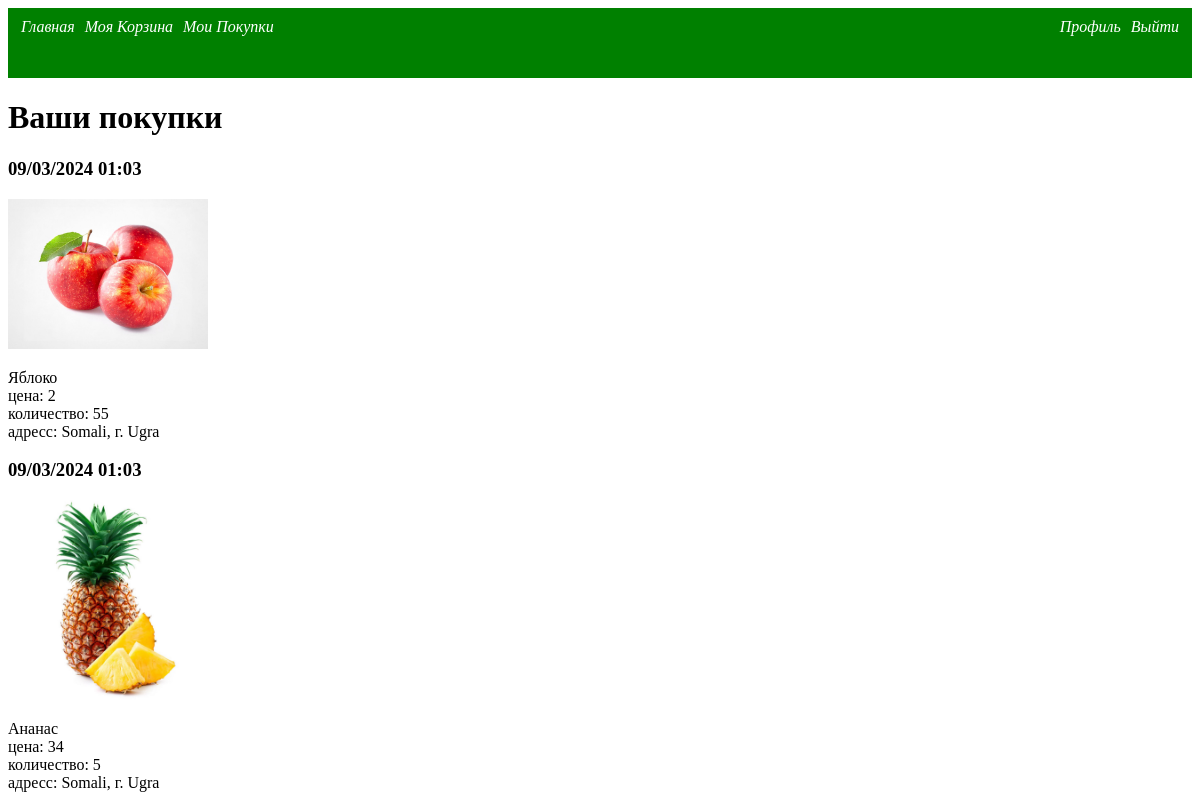
Before: /purchases/ (signed in) with the older database file.
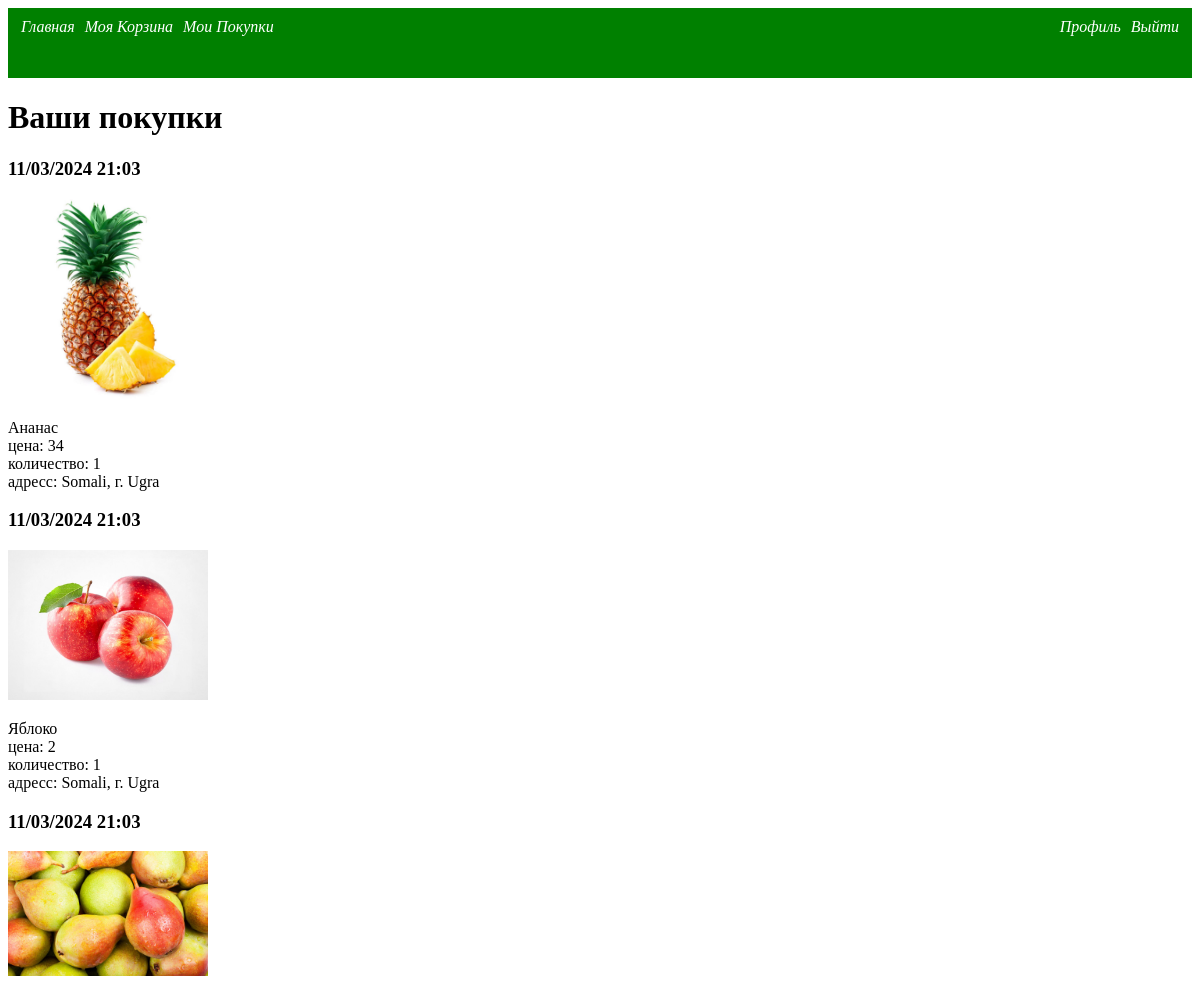
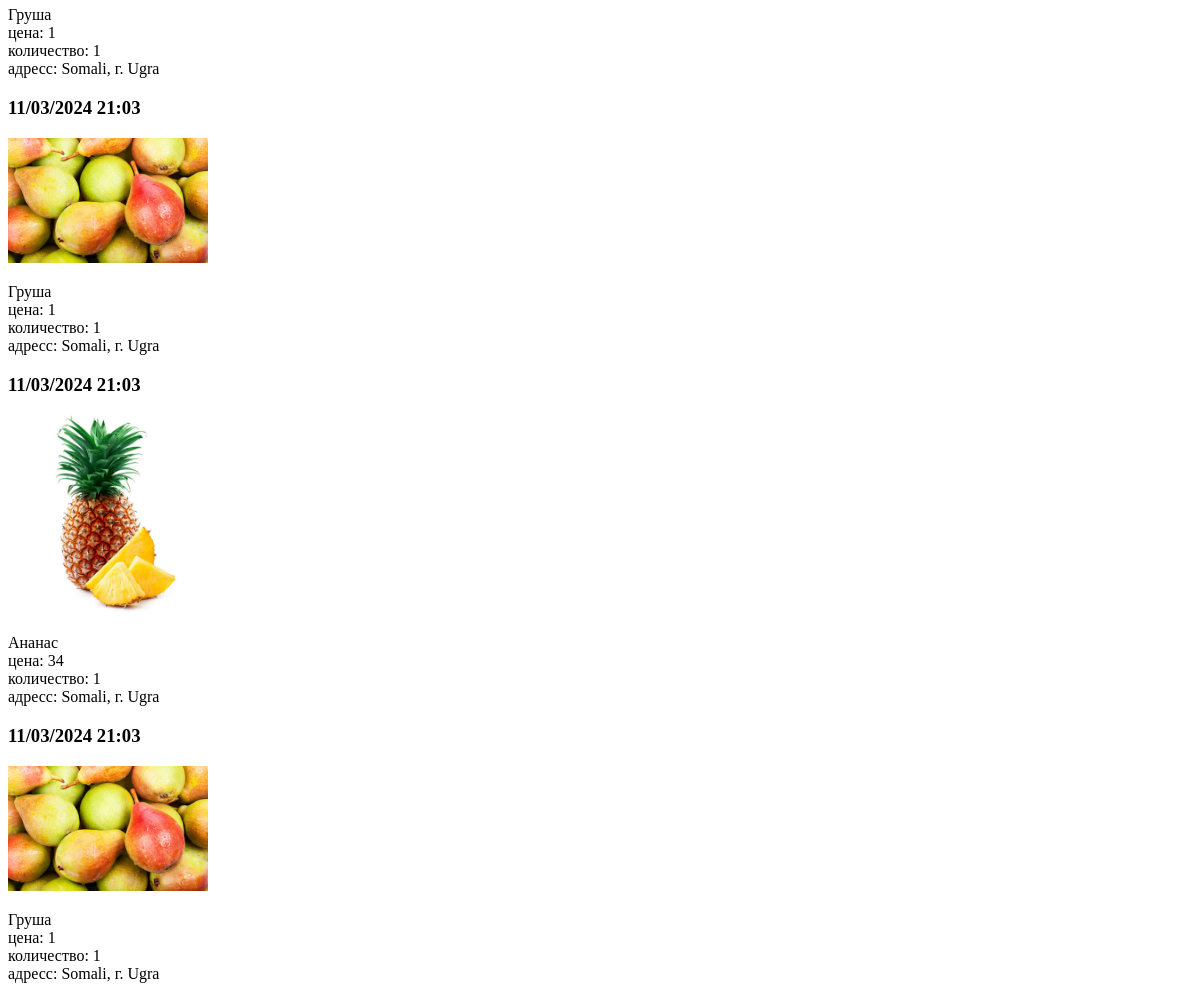
After: the same page with the newer database file (2 pictures, top to bottom).
### Store/models.py (models this page shows, shortened)
class BusketItems(models.Model):
    product = models.ForeignKey('Product', on_delete=models.CASCADE)
    amount = models.IntegerField()
    user = models.ForeignKey(settings.AUTH_USER_MODEL, on_delete=models.CASCADE)
    purchased = models.BooleanField(default=False)
    purch = models.ForeignKey('Purchase', on_delete=models.CASCADE, blank=True, null=True)
    objects = BusketItemsQuerySet.as_manager()

class Purchase(models.Model):
    user = models.ForeignKey(settings.AUTH_USER_MODEL, on_delete=models.CASCADE)
    date = models.DateTimeField(auto_now_add=True)
    adress = models.ForeignKey('Adress', on_delete=models.PROTECT)
    cost = models.IntegerField()
    objects = PurchQuerySets.as_manager()

class Product(models.Model):
    name = models.CharField(max_length=255)
    photo = models.ImageField(upload_to="photos/%Y/%m/%d/")
    desc = models.TextField(blank=True)
    cost = models.IntegerField()
    amount = models.IntegerField()
    available = models.BooleanField(default=True)
    cat = models.ForeignKey('Category', on_delete=models.PROTECT)
    objects = ProductQuerySets.as_manager()

class Adress(models.Model):
    user = models.OneToOneField(settings.AUTH_USER_MODEL, on_delete=models.CASCADE)
    country = models.CharField(max_length=255)
    city = models.CharField(max_length=255)
    street = models.CharField(max_length=255)
    house = models.CharField(max_length=255)
    index = models.CharField(max_length=255)

### Store/views.py (the view)
# urls.py: path('purchases/', purch, name='purchases'),
def purch(request):
    b = BusketItems.objects.get_UserBusket(request.user.pk).get_purchased().order_by('-purch__date')
    return render(request, 'Store/purchases.html', {'busket': b})

### Store/models.py (called while the page is built)
    def get_UserBusket(self, User_id):
        return self.filter(user=User_id)

    def get_purchased(self):
        return self.all().exclude(purch=None)

### Store/templatetags/products_tag.py (called while the page is built)
@register.inclusion_tag('Store/menu.html')
def ShowMenu(isLoged):
    if isLoged == 1:
        menu = [{'title': 'Главная', 'link': 'home'}, {'title': 'Войти', 'link': 'login'}, {'title':'Зарегистрироваться', 'link' : 'reg'}]
    else:
        menu = [{'title': 'Главная', 'link': 'home'}, {'title': 'Моя Корзина', 'link': 'busket'}, {'title': 'Мои Покупки', 'link': 'purchases'}]
    return {'menu': menu}

@register.filter
def dateTime(d):
    return d.strftime('%d/%m/%Y %H:%m')

@register.filter
def isAuthMenu(v):
    return v[1]['title'] != 'Войти'

@register.filter
def adress1(a):
    return f'{a.country}, г. {a.city}'

### Store/templates/Store/purchases.html (shortened to what this page needs)
{% load products_tag %}
<!DOCTYPE html>
<html lang="en">
<head>
</head>
<body>
     {% if request.user.is_authenticated %}
        {% ShowMenu 2 %}
    {% else %}
        {% ShowMenu 1 %}
    {% endif %}
     <h1>Ваши покупки</h1>
    {% for b in busket %}
        <h3>{{b.purch.date|dateTime}}</h3>
        <p><img src="{{b.product.photo.url}}" width="200px"></p>
        {{b.product.name}}
        <br>цена: {{b.product.cost}}
        <br>количество: {{b.amount}}
        <br>адресс: {{b.purch.adress | adress1}}
    {% endfor %}
</body>
</html>

Changed rows visible on the page:
removed BusketItems: purch "09/03/2024 01:03", product.photo (picture), product.name "Яблоко", product.cost "2", amount "55", purch.adress|adress1 "Somali, г. Ugra"
removed BusketItems: purch "09/03/2024 01:03", product.photo (picture), product.name "Ананас", product.cost "34", amount "5", purch.adress|adress1 "Somali, г. Ugra"
added BusketItems: purch "11/03/2024 21:03", product.photo (picture), product.name "Ананас", product.cost "34", amount "1", purch.adress|adress1 "Somali, г. Ugra"
added BusketItems: purch "11/03/2024 21:03", product.photo (picture), product.name "Яблоко", product.cost "2", amount "1", purch.adress|adress1 "Somali, г. Ugra"
added BusketItems: purch "11/03/2024 21:03", product.photo (picture), product.name "Груша", product.cost "1", amount "1", purch.adress|adress1 "Somali, г. Ugra"
added BusketItems: purch "11/03/2024 21:03", product.photo (picture), product.name "Груша", product.cost "1", amount "1", purch.adress|adress1 "Somali, г. Ugra"
added BusketItems: purch "11/03/2024 21:03", product.photo (picture), product.name "Ананас", product.cost "34", amount "1", purch.adress|adress1 "Somali, г. Ugra"
added BusketItems: purch "11/03/2024 21:03", product.photo (picture), product.name "Груша", product.cost "1", amount "1", purch.adress|adress1 "Somali, г. Ugra"
